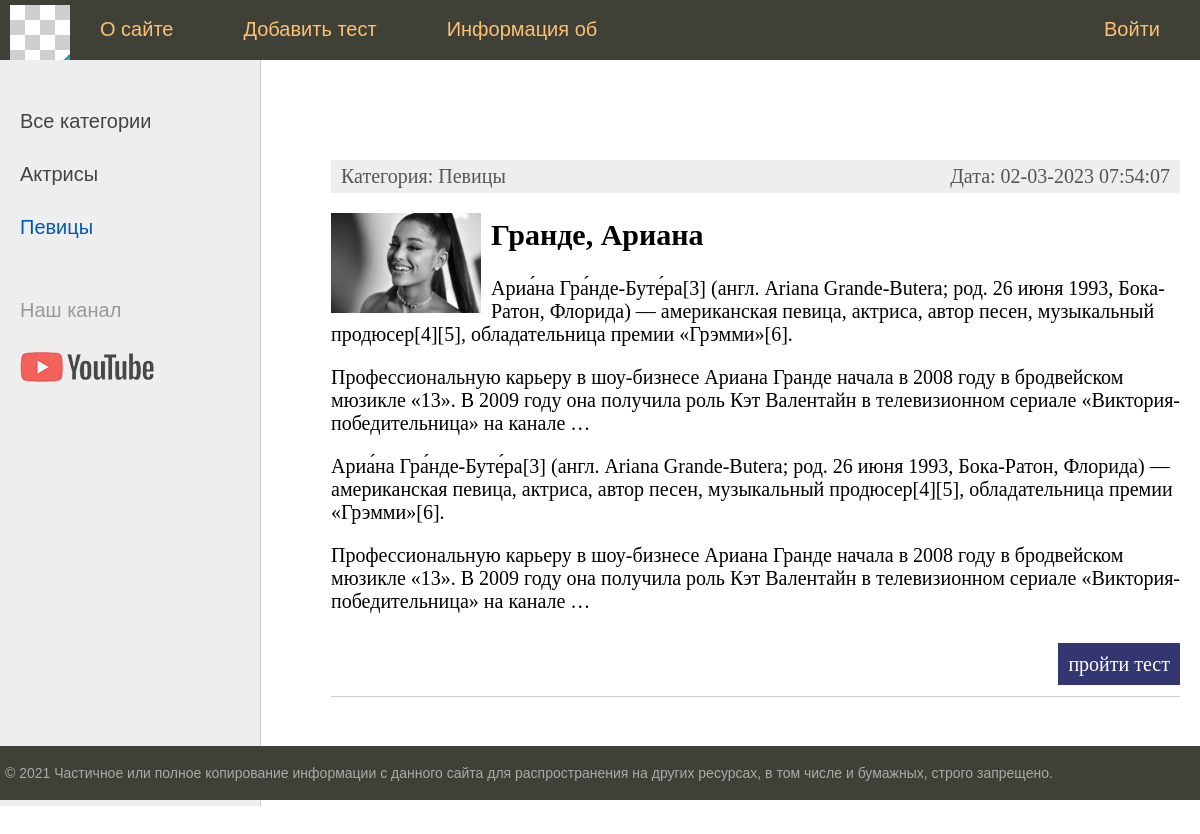
The app's page /category/2/ with its own data.
### women/models.py (models this page shows, shortened)
class Category(models.Model):
    name = models.CharField(max_length=100, db_index=True, verbose_name="Категория")
    def __str__(self):
        return self.name
    def get_absolute_url(self):
        return reverse('category', kwargs={'cat_id': self.pk})
    class Meta:
        verbose_name = 'Категория'
        verbose_name_plural = 'Категории'
        ordering = ['id']

class Women(models.Model):
    objects = None
    title = models.CharField(max_length=255, verbose_name="Заголовок")
    content = models.TextField(blank=True, verbose_name="Текст статьи")
    photo = models.ImageField(upload_to="photos/%Y/%m/%d/", verbose_name="Фото")
    time_create = models.DateTimeField(auto_now_add=True, verbose_name="Время создания")
    time_update = models.DateTimeField(auto_now=True, verbose_name="Время изменения")
    is_published = models.BooleanField(default=True, verbose_name="Публикация")
    cat = models.ForeignKey('Category', on_delete=models.PROTECT, null=True, verbose_name="Категории")
    def get_absolute_url(self):
        return reverse('post', kwargs={'post_id': self.pk})
    class Meta:
        verbose_name = 'Известные женщины'
        verbose_name_plural = 'Известные женщины'
        ordering = ['time_create', 'title']

### women/views.py (the view)
# urls.py: path('category/<int:cat_id>/', show_category, name='category'),
def show_category(request, cat_id):
    posts = Women.objects.filter(cat_id=cat_id)
    cats = Category.objects.all()
    if len(posts) == 0:
        raise Http404()
    context = {
        'posts': posts,
        'cats': cats,
        'menu': menu,
        'title': 'Отображение по рубрикам',
        'cat_selected': cat_id,
    }
    return render(request, 'women/index.html', context=context)

### women/templates/women/index.html (shortened to what this page needs)
{% extends 'women/base.html' %}
{% block content %}
<ul class="list-articles">
	{% for p in posts %}
			<li><div class="article-panel">
         <p class="first">Категория: {{p.cat}}</p>
         <p class="last">Дата: {{p.time_update|date:"d-m-Y H:i:s"}}</p>
</div>
{% if p.photo %}
         <p><img class="img-article-left thumb" src="{{p.photo.url}}"></p>
{% endif %}
				<h2>{{p.title}}</h2>
				{% autoescape on %}
				{{p.content|linebreaks|truncatewords:50}}
				{% endautoescape %}
			<p>{{p.content|linebreaks|truncatewords:50}}</p>
			<p class="link-read-post"><a href="{{ p.get_absolute_url }}">пройти тест</a></p>
			</li>
	{% endfor %}
</ul>
{% endblock %}

### women/templates/women/base.html (shortened to what this page needs)
{% load static %}
<!DOCTYPE html>
<html>
<head>
	<link type="text/css" href="{% static 'women/css/styles.css' %}" rel="stylesheet" />
</head>
<body>
<table class="table-page" border=0 cellpadding="0" cellspacing="0">
<tr><td valign=top>
{% block mainmenu %}
		<div class="header">
			<ul id="mainmenu" class="mainmenu">
			<li class="logo"><a href="{% url 'home' %}"><div class="logo"></div></a></li>
{% for m in menu %}
	{% if not forloop.last %}
			<li><a href="{% url m.url_name %}">{{m.title}}</a></li>
	{% else %}
			<li class="last"><a href="{% url m.url_name %}">{{m.title}}</a></li>
	{% endif %}
{% endfor %}
			</ul>
		</div>
{% endblock mainmenu %}
<table class="table-content" border=0 cellpadding="0" cellspacing="0">
<tr>
	<td valign="top" class="left-chapters">
	<ul id="leftchapters">
		{% if cat_selected == 0 %}
                   <li class="selected">Все категории</li>
{% else %}
                   <li><a href="{% url 'home' %}">Все категории</a></li>
{% endif %}
{% for c in cats %}
         {% if c.pk == cat_selected %}
                   <li class="selected">{{c.name}}</li>
         {% else %}
                   <li><a href="{{ c.get_absolute_url }}">{{c.name}}</a></li>
         {% endif %}
{% endfor %}
		<li class="share">
		<p>Наш канал</p>
		<a class="share-yt" href="https://www.youtube.com/channel/UClJzWfGWuGJL2t-3dYKcHTA/playlists" target="_blank" rel="nofollow"></a>
		</li>
	</ul>
</td>
<td valign="top" class="content">
	<div class="content-text">
{% block content %}
{% endblock %}
	</div>
</td></tr></table>
</td></tr>
<tr><td valign=top>
	<div id="footer">
		<p>&copy; 2021 Частичное или полное копирование информации с данного сайта для распространения на других ресурсах, в том числе и бумажных, строго запрещено.</p>
	</div>
</td></tr></table>
</body>
</html>

### women/static/women/css/styles.css (style rules this page uses)
html, body { font-family: 'Arial'; margin: 0; padding: 0; height: 100%; width: 100%; color: #444; }
a { color: #0059b2; text-decoration: none; }
img { max-width: 600px; height: auto; }
img.img-article-left { max-width: 300px; height: auto; float: left; padding: 0 10px 10px 0; }
img.img-article-left.thumb { max-width: 150px; height: auto; }
p.link-read-post { text-align: right; }
p.link-read-post a { padding: 10px; min-width: 100px; background: #333671; color: #fff; text-decoration: none; }
div.article-panel { background: #eee; padding: 5px 10px 5px 10px; box-sizing: border-box; overflow: hidden; color: #555; }
div.article-panel p.first { margin: 0; float: left; }
div.article-panel p.last { margin: 0; float: right; }
ul.list-articles { list-style: none; margin: 0; padding: 0; }
ul.list-articles li { border-bottom: 1px solid #ccc; }
.table-page { width: 100%; height: 100%; vertical-align: top; }
.table-page tr { height: 100%; }
.header { background: #3F4137; height: 60px; }
.logo { background: url('../images/logo.png') no-repeat 10px 5px; width: 70px; height: 60px; }
ul.mainmenu { list-style: none; margin: 0; padding: 0; height: 60px; color: #fdc073; font-size: 20px; overflow: hidden; }
ul.mainmenu li { float: left; margin: 18px 40px 0 30px; }
ul.mainmenu li.logo { margin: 0; }
ul.mainmenu li.last { float: right; }
ul.mainmenu li a { color: #fdc073; text-decoration: none; }
.table-content { width: 100%; min-height: 100%; height: 100%; }
.left-chapters { margin: 0; background: #eee; border-right: 1px solid #ccc; min-height: 100%; }
.left-chapters ul { width: 230px; min-height: 100%; margin: 0; padding: 20px 10px 10px 20px; list-style: none; font-size: 20px; }
.left-chapters ul li { margin: 30px 0 0 0; color: #999; }
.left-chapters ul li.selected { color: #0059b2; }
.left-chapters ul li a { color: #444; text-decoration: none; }
.left-chapters ul li.share { margin: 60px 0 0 0; }
.left-chapters ul li.share p { margin: 30px 0 30px 0; }
.left-chapters ul li.share a { display: inline-block; width: 40px; height: 40px; margin: 0 20px 0 0; }
.left-chapters ul li.share a.share-yt { width: 100%; height: 30px; background: url('../images/share_yt.png') no-repeat 0 0 }
.content { padding: 40px 20px 20px 40px; width: 100%; box-sizing: border-box; }
.content-text { margin: 60px 0 0 30px; color: #000; font-size: 20px; font-family: Yandex Sans Display Light; }
#footer { box-sizing: border-box; background: #3F4137; padding: 5px; color: #aaa; font-size: 14px; font-family: Verdana, Geneva, Arial, Helvetica; text-align: left; overflow: hidden; }

### records on screen
Category: name "Актрисы"
Category: name "Певицы"
Women: cat "Певицы", time_update "02-03-2023 07:54:07", photo (picture), title "Гранде, Ариана", content "Ариа́на Гра́нде-Буте́ра[3] (англ. Ariana Grande-Butera; род. 26 июня 1993, Бока-Ратон, Флорида) — американская певица, актриса, автор песен, музыкальный продюсер[4][5], обладательница премии «Грэмми»[6]. Профессиональную карьеру в шоу-бизнесе Ариана Гранде начала в 2008 году в бродвейском мюзикле «13». В 2009 году она получила роль Кэт Валентайн в телевизионном сериале «Виктория-победительница» на канале …"

### other values on screen
{{ m.title }} "О сайте" "Добавить тест" "Информация об"
{{ m.title }} "Войти"
